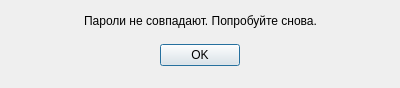
<?xml version="1.0" encoding="UTF-8"?>
<ui version="4.0">
 <class>password_not_confirm_dialog</class>
 <widget class="QDialog" name="password_not_confirm_dialog">
  <property name="geometry">
   <rect>
    <x>0</x>
    <y>0</y>
    <width>400</width>
    <height>88</height>
   </rect>
  </property>
  <property name="font">
   <font>
    <family>Tahoma</family>
    <pointsize>9</pointsize>
   </font>
  </property>
  <property name="windowTitle">
   <string>Dialog</string>
  </property>
  <widget class="QDialogButtonBox" name="O_btn">
   <property name="geometry">
    <rect>
     <x>30</x>
     <y>40</y>
     <width>340</width>
     <height>30</height>
    </rect>
   </property>
   <property name="orientation">
    <enum>Qt::Horizontal</enum>
   </property>
   <property name="standardButtons">
    <set>QDialogButtonBox::Ok</set>
   </property>
   <property name="centerButtons">
    <bool>true</bool>
   </property>
  </widget>
  <widget class="QLabel" name="dialog_label">
   <property name="geometry">
    <rect>
     <x>20</x>
     <y>0</y>
     <width>361</width>
     <height>41</height>
    </rect>
   </property>
   <property name="text">
    <string>Пароли не совпадают. Попробуйте снова.</string>
   </property>
   <property name="alignment">
    <set>Qt::AlignCenter</set>
   </property>
  </widget>
 </widget>
 <resources/>
 <connections>
  <connection>
   <sender>O_btn</sender>
   <signal>accepted()</signal>
   <receiver>password_not_confirm_dialog</receiver>
   <slot>accept()</slot>
   <hints>
    <hint type="sourcelabel">
     <x>248</x>
     <y>254</y>
    </hint>
    <hint type="destinationlabel">
     <x>157</x>
     <y>274</y>
    </hint>
   </hints>
  </connection>
  <connection>
   <sender>O_btn</sender>
   <signal>rejected()</signal>
   <receiver>password_not_confirm_dialog</receiver>
   <slot>reject()</slot>
   <hints>
    <hint type="sourcelabel">
     <x>316</x>
     <y>260</y>
    </hint>
    <hint type="destinationlabel">
     <x>286</x>
     <y>274</y>
    </hint>
   </hints>
  </connection>
 </connections>
</ui>
